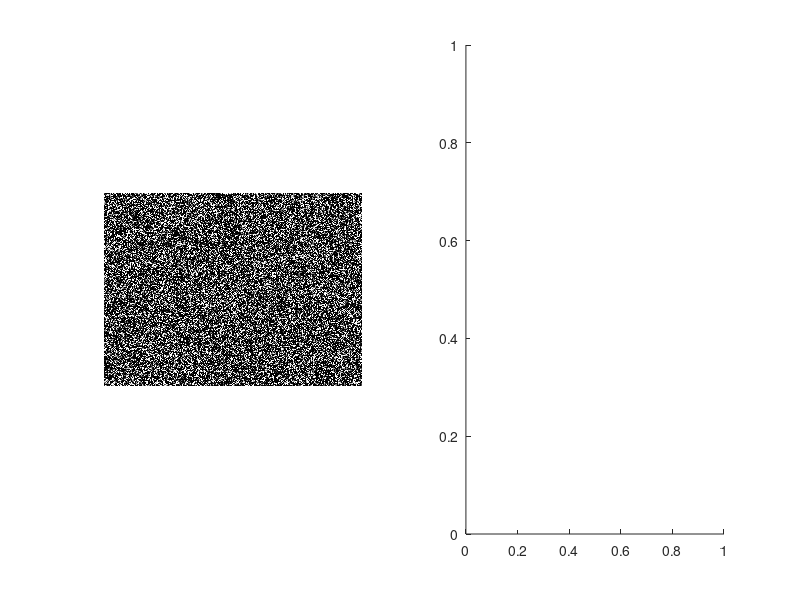

Write the MATLAB code that produced this figure. (Note: this script raises an error after producing the figure.)
%
%
%
% selected image commandos:  5.) noise image (grayscale) 
%
close all; 
%
Ngray = randn(600, 800); %% scalar noise image (grayscale)...
%
% plot... (grayscale noise image and histogram)
subplot(1,2,1), imshow(Ngray);
subplot(1,2,2), histogram(Ngray); 
%
